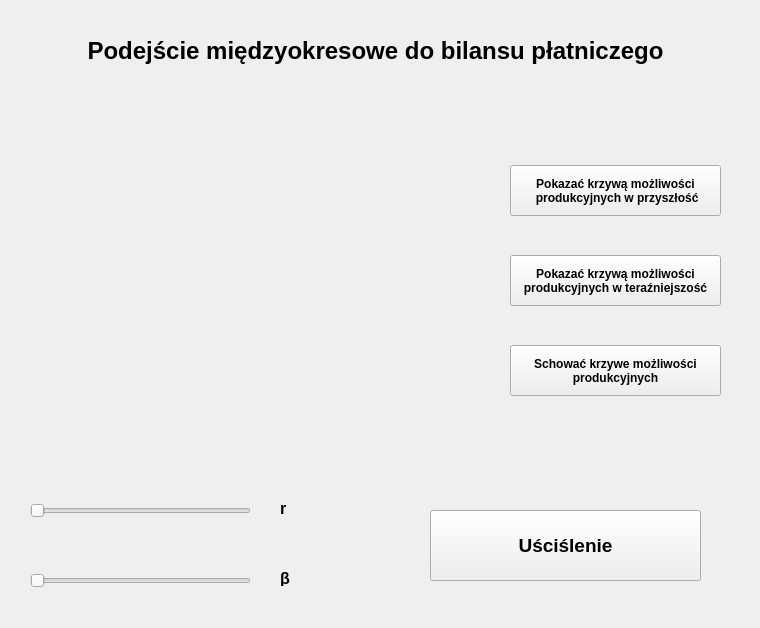
<?xml version="1.0" encoding="UTF-8"?>
<ui version="4.0">
 <class>Form</class>
 <widget class="QWidget" name="Form">
  <property name="geometry">
   <rect>
    <x>0</x>
    <y>0</y>
    <width>760</width>
    <height>628</height>
   </rect>
  </property>
  <property name="windowTitle">
   <string>Form</string>
  </property>
  <widget class="QLabel" name="label">
   <property name="geometry">
    <rect>
     <x>280</x>
     <y>500</y>
     <width>49</width>
     <height>16</height>
    </rect>
   </property>
   <property name="font">
    <font>
     <pointsize>12</pointsize>
     <bold>true</bold>
    </font>
   </property>
   <property name="text">
    <string>r</string>
   </property>
  </widget>
  <widget class="QLabel" name="label_5">
   <property name="geometry">
    <rect>
     <x>80</x>
     <y>30</y>
     <width>591</width>
     <height>41</height>
    </rect>
   </property>
   <property name="font">
    <font>
     <pointsize>18</pointsize>
     <bold>true</bold>
    </font>
   </property>
   <property name="text">
    <string>Podejście międzyokresowe do bilansu płatniczego</string>
   </property>
   <property name="alignment">
    <set>Qt::AlignCenter</set>
   </property>
  </widget>
  <widget class="QLabel" name="label_2">
   <property name="geometry">
    <rect>
     <x>280</x>
     <y>570</y>
     <width>49</width>
     <height>16</height>
    </rect>
   </property>
   <property name="font">
    <font>
     <pointsize>12</pointsize>
     <bold>true</bold>
    </font>
   </property>
   <property name="text">
    <string>β</string>
   </property>
  </widget>
  <widget class="QSlider" name="slider_beta">
   <property name="geometry">
    <rect>
     <x>30</x>
     <y>570</y>
     <width>221</width>
     <height>21</height>
    </rect>
   </property>
   <property name="minimum">
    <number>25</number>
   </property>
   <property name="maximum">
    <number>75</number>
   </property>
   <property name="orientation">
    <enum>Qt::Horizontal</enum>
   </property>
  </widget>
  <widget class="QSlider" name="slider_r">
   <property name="geometry">
    <rect>
     <x>30</x>
     <y>500</y>
     <width>221</width>
     <height>21</height>
    </rect>
   </property>
   <property name="maximum">
    <number>50</number>
   </property>
   <property name="orientation">
    <enum>Qt::Horizontal</enum>
   </property>
  </widget>
  <widget class="QWidget" name="widget_2" native="true">
   <property name="geometry">
    <rect>
     <x>40</x>
     <y>100</y>
     <width>410</width>
     <height>360</height>
    </rect>
   </property>
  </widget>
  <widget class="QPushButton" name="button_future">
   <property name="geometry">
    <rect>
     <x>510</x>
     <y>165</y>
     <width>211</width>
     <height>51</height>
    </rect>
   </property>
   <property name="font">
    <font>
     <bold>true</bold>
    </font>
   </property>
   <property name="text">
    <string>Pokazać krzywą możliwości
 produkcyjnych w przyszłość</string>
   </property>
  </widget>
  <widget class="QPushButton" name="button_present">
   <property name="geometry">
    <rect>
     <x>510</x>
     <y>255</y>
     <width>211</width>
     <height>51</height>
    </rect>
   </property>
   <property name="font">
    <font>
     <bold>true</bold>
    </font>
   </property>
   <property name="text">
    <string>Pokazać krzywą możliwości
produkcyjnych w teraźniejszość</string>
   </property>
  </widget>
  <widget class="QPushButton" name="button_hide">
   <property name="geometry">
    <rect>
     <x>510</x>
     <y>345</y>
     <width>211</width>
     <height>51</height>
    </rect>
   </property>
   <property name="font">
    <font>
     <bold>true</bold>
    </font>
   </property>
   <property name="text">
    <string>Schować krzywe możliwości
produkcyjnych</string>
   </property>
  </widget>
  <widget class="QPushButton" name="button_info">
   <property name="geometry">
    <rect>
     <x>430</x>
     <y>510</y>
     <width>271</width>
     <height>71</height>
    </rect>
   </property>
   <property name="font">
    <font>
     <pointsize>14</pointsize>
     <bold>true</bold>
    </font>
   </property>
   <property name="text">
    <string>Uściślenie</string>
   </property>
  </widget>
 </widget>
 <resources/>
 <connections/>
</ui>
